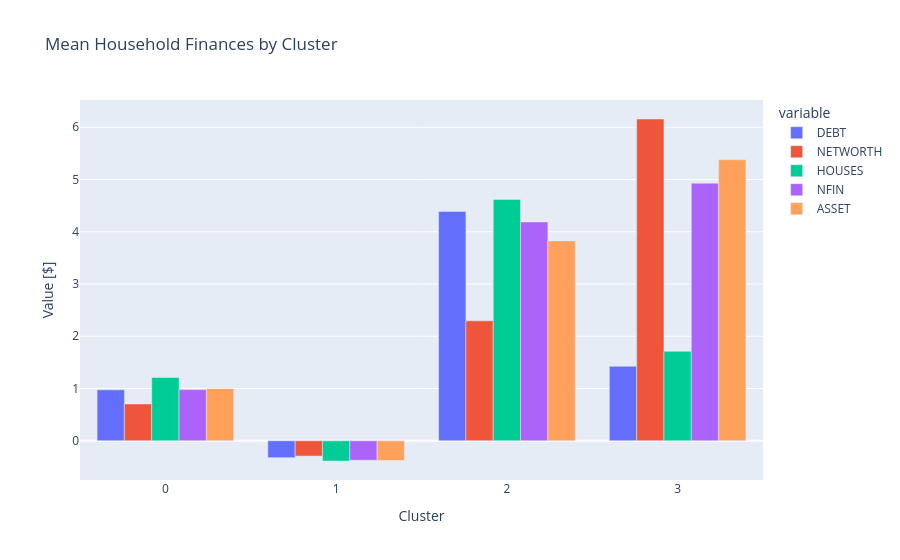

The code cell stored with this chart in its notebook:
### Code cell
# Plotting the clusters (cluster centers)
fig = px.bar(
    xgb,
    barmode="group",
    title ="Mean Household Finances by Cluster"
)
fig.update_layout(xaxis_title="Cluster", yaxis_title="Value [$]")
fig.show()

### Figure 1 — Plotly figure (JSON) as saved in the notebook; plotly's stock layout.template omitted (floating-point values rounded to 4 significant figures)
{"data": [{"alignmentgroup": "True", "hovertemplate": "variable=DEBT<br>index=%{x}<br>value=%{y}<extra></extra>", "legendgroup": "DEBT", "marker": {"color": "#636efa", "pattern": {"shape": ""}}, "name": "DEBT", "offsetgroup": "DEBT", "orientation": "v", "showlegend": true, "textposition": "auto", "type": "bar", "x": [0, 1, 2, 3], "xaxis": "x", "y": [0.9741, -0.3241, 4.389, 1.426], "yaxis": "y"}, {"alignmentgroup": "True", "hovertemplate": "variable=NETWORTH<br>index=%{x}<br>value=%{y}<extra></extra>", "legendgroup": "NETWORTH", "marker": {"color": "#EF553B", "pattern": {"shape": ""}}, "name": "NETWORTH", "offsetgroup": "NETWORTH", "orientation": "v", "showlegend": true, "textposition": "auto", "type": "bar", "x": [0, 1, 2, 3], "xaxis": "x", "y": [0.7043, -0.2936, 2.297, 6.159], "yaxis": "y"}, {"alignmentgroup": "True", "hovertemplate": "variable=HOUSES<br>index=%{x}<br>value=%{y}<extra></extra>", "legendgroup": "HOUSES", "marker": {"color": "#00cc96", "pattern": {"shape": ""}}, "name": "HOUSES", "offsetgroup": "HOUSES", "orientation": "v", "showlegend": true, "textposition": "auto", "type": "bar", "x": [0, 1, 2, 3], "xaxis": "x", "y": [1.213, -0.3875, 4.619, 1.712], "yaxis": "y"}, {"alignmentgroup": "True", "hovertemplate": "variable=NFIN<br>index=%{x}<br>value=%{y}<extra></extra>", "legendgroup": "NFIN", "marker": {"color": "#ab63fa", "pattern": {"shape": ""}}, "name": "NFIN", "offsetgroup": "NFIN", "orientation": "v", "showlegend": true, "textposition": "auto", "type": "bar", "x": [0, 1, 2, 3], "xaxis": "x", "y": [0.9788, -0.3727, 4.188, 4.93], "yaxis": "y"}, {"alignmentgroup": "True", "hovertemplate": "variable=ASSET<br>index=%{x}<br>value=%{y}<extra></extra>", "legendgroup": "ASSET", "marker": {"color": "#FFA15A", "pattern": {"shape": ""}}, "name": "ASSET", "offsetgroup": "ASSET", "orientation": "v", "showlegend": true, "textposition": "auto", "type": "bar", "x": [0, 1, 2, 3], "xaxis": "x", "y": [0.9976, -0.3772, 3.825, 5.378], "yaxis": "y"}], "layout": {"barmode": "group", "legend": {"title": {"text": "variable"}, "tracegroupgap": 0}, "title": {"text": "Mean Household Finances by Cluster"}, "xaxis": {"anchor": "y", "domain": [0, 1], "title": {"text": "Cluster"}}, "yaxis": {"anchor": "x", "domain": [0, 1], "title": {"text": "Value [$]"}}}}
